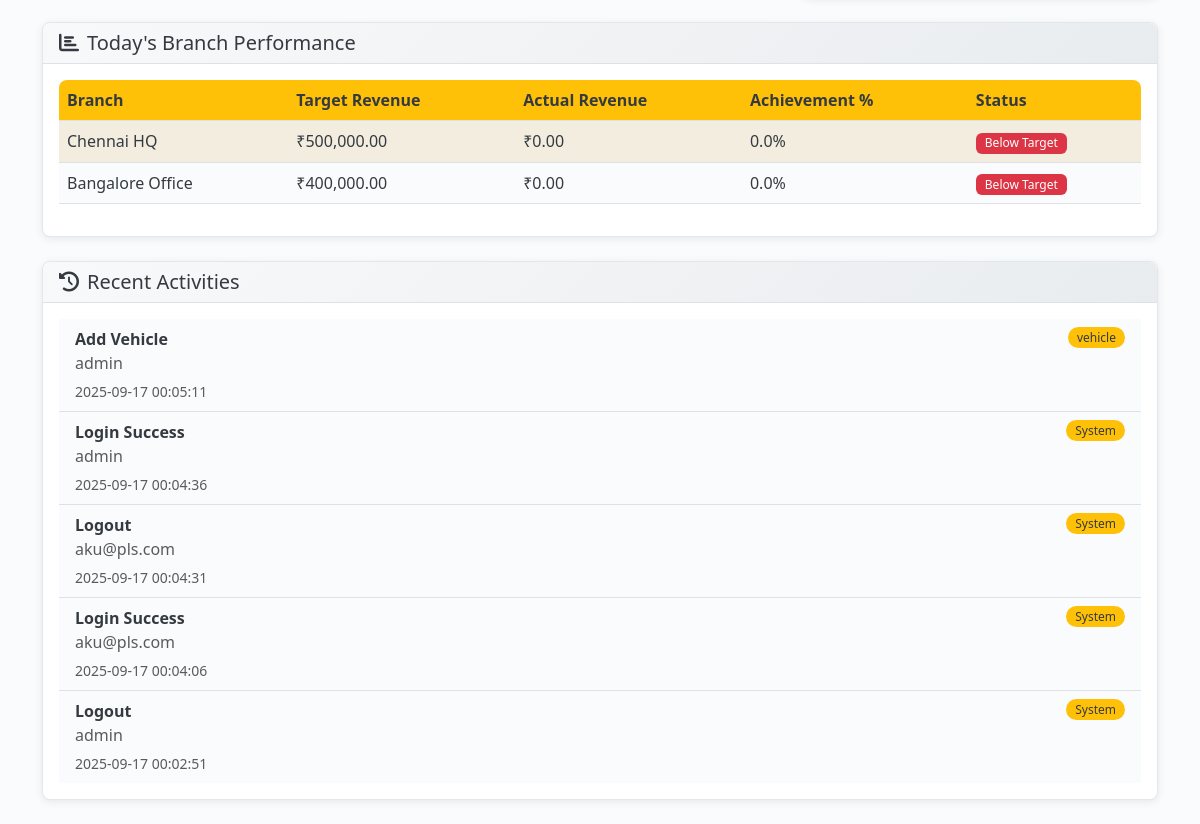
The app's page /admin/dashboard (signed in, lower part), older data.
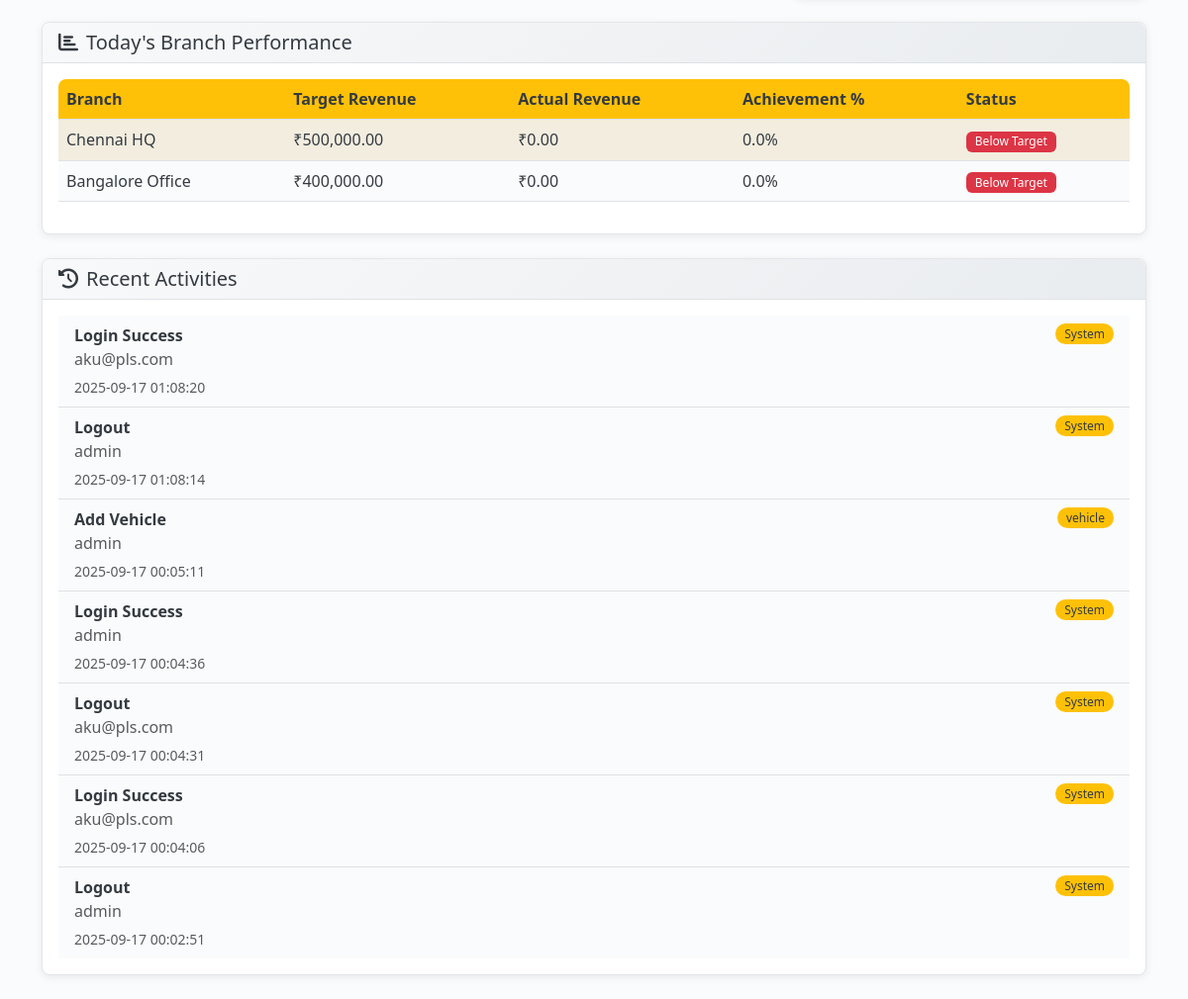
The same page, newer data.
### models.py (models this page shows, shortened)
class Branch(db.Model):
    __tablename__ = 'branches'
    id = db.Column(db.Integer, primary_key=True)
    uuid = db.Column(db.String(36), unique=True, nullable=False, default=lambda: str(uuid.uuid4()))
    name = db.Column(db.String(100), nullable=False, index=True)
    code = db.Column(db.String(20), nullable=False, unique=True)
    region_id = db.Column(db.Integer, db.ForeignKey('regions.id'), nullable=False)
    city = db.Column(db.String(50), nullable=False, index=True)
    address = db.Column(db.Text)
    pincode = db.Column(db.String(10))
    latitude = db.Column(db.Float)
    longitude = db.Column(db.Float)
    contact_phone = db.Column(db.String(20))
    contact_email = db.Column(db.String(120))
    manager_name = db.Column(db.String(100))
    target_revenue_monthly = db.Column(db.Float, default=0.0)
    target_trips_daily = db.Column(db.Integer, default=0)
    operational_hours_start = db.Column(db.Time)
    operational_hours_end = db.Column(db.Time)
    is_active = db.Column(db.Boolean, default=True, index=True)
    auto_assignment_enabled = db.Column(db.Boolean, default=True)
    created_at = db.Column(db.DateTime, default=get_ist_time_naive)
    updated_at = db.Column(db.DateTime, default=get_ist_time_naive, onupdate=get_ist_time_naive)
    drivers = db.relationship('Driver', backref='branch', lazy=True)
    vehicles = db.relationship('Vehicle', backref='branch', lazy=True)
    duties = db.relationship('Duty', backref='branch', lazy=True)
    duty_schemes = db.relationship('DutyScheme', backref='branch', lazy=True)
    @hybrid_property
    def target_revenue(self):
        return self.target_revenue_monthly

class AuditLog(db.Model):
    __tablename__ = 'audit_logs'
    id = db.Column(db.Integer, primary_key=True)
    user_id = db.Column(db.Integer, db.ForeignKey('users.id'), nullable=False, index=True)
    session_id = db.Column(db.String(100))
    action = db.Column(db.String(100), nullable=False, index=True)
    entity_type = db.Column(db.String(50), index=True)
    entity_id = db.Column(db.Integer)
    entity_uuid = db.Column(db.String(36))
    old_values = db.Column(db.Text)  # JSON
    new_values = db.Column(db.Text)  # JSON
    changed_fields = db.Column(db.Text)  # JSON array
    ip_address = db.Column(db.String(45))
    user_agent = db.Column(db.String(500))
    request_url = db.Column(db.String(500))
    request_method = db.Column(db.String(10))
    success = db.Column(db.Boolean, default=True)
    error_message = db.Column(db.Text)
    execution_time = db.Column(db.Float)  # milliseconds
    created_at = db.Column(db.DateTime, default=get_ist_time_naive, index=True)
    user = db.relationship('User', backref='audit_logs')
    __table_args__ = (
        Index('idx_audit_date_user', 'created_at', 'user_id'),
        Index('idx_audit_entity', 'entity_type', 'entity_id'),
    )

class User(UserMixin, db.Model):
    __tablename__ = 'users'
    id = db.Column(db.Integer, primary_key=True)
    uuid = db.Column(db.String(36), unique=True, nullable=False, default=lambda: str(uuid.uuid4()))
    username = db.Column(db.String(64), unique=True, nullable=False, index=True)
    email = db.Column(db.String(120), unique=True, nullable=False, index=True)
    password_hash = db.Column(db.String(256), nullable=False)
    role = db.Column(db.Enum(UserRole), nullable=False, default=UserRole.DRIVER, index=True)
    status = db.Column(db.Enum(UserStatus), nullable=False, default=UserStatus.ACTIVE, index=True)
    first_name = db.Column(db.String(50))
    last_name = db.Column(db.String(50))
    phone = db.Column(db.String(20), unique=True, index=True)
    whatsapp_number = db.Column(db.String(20), index=True)  # Dedicated WhatsApp number
    profile_picture = db.Column(db.String(255))
    last_login = db.Column(db.DateTime)
    login_count = db.Column(db.Integer, default=0)
    failed_login_attempts = db.Column(db.Integer, default=0)
    password_changed_at = db.Column(db.DateTime, default=get_ist_time_naive)
    two_factor_enabled = db.Column(db.Boolean, default=False)
    reset_token = db.Column(db.String(6))
    reset_token_expiry = db.Column(db.DateTime)
    created_at = db.Column(db.DateTime, default=get_ist_time_naive, nullable=False)
    updated_at = db.Column(db.DateTime, default=get_ist_time_naive, onupdate=get_ist_time_naive)
    created_by = db.Column(db.Integer, db.ForeignKey('users.id'))
    driver_profile = db.relationship('Driver', foreign_keys='Driver.user_id', backref='user', uselist=False, cascade='all, delete-orphan')
    managed_branches = db.relationship('Branch',
                                     secondary=manager_branches,
                                     primaryjoin='User.id == manager_branches.c.manager_id',
                                     secondaryjoin='Branch.id == manager_branches.c.branch_id',
                                     backref='managers')

### admin_routes.py (the view)
@admin_bp.route('/dashboard')
@login_required
@admin_required
def dashboard():
    from models import DriverStatus, VehicleStatus, DutyStatus
    total_drivers = Driver.query.filter_by(status=DriverStatus.ACTIVE).count()
    total_vehicles = Vehicle.query.filter_by(status=VehicleStatus.ACTIVE).count()
    total_branches = Branch.query.filter_by(is_active=True).count()
    today = datetime.now().date()
    active_duties = Duty.query.filter(
        and_(func.date(Duty.start_time) == today, Duty.status == DutyStatus.ACTIVE)
    ).count()
    pending_duties = Duty.query.filter_by(status=DutyStatus.PENDING_APPROVAL).count()
    revenue_stats = db.session.query(
        Branch.name,
        Branch.target_revenue,
        func.coalesce(func.sum(Duty.revenue), 0).label('actual_revenue')
    ).outerjoin(Duty, func.date(Duty.start_time) == today) \
     .filter(Branch.is_active == True) \
     .group_by(Branch.id, Branch.name, Branch.target_revenue) \
     .limit(20).all()
    recent_activities = AuditLog.query.options(
        db.joinedload(AuditLog.user)
    ).order_by(desc(AuditLog.created_at)).limit(10).all()
    return render_template('admin/dashboard.html',
                         total_drivers=total_drivers,
                         total_vehicles=total_vehicles,
                         total_branches=total_branches,
                         active_duties=active_duties,
                         pending_duties=pending_duties,
                         revenue_stats=revenue_stats,
                         recent_activities=recent_activities)

### admin_routes.py (called while the page is built)
def admin_required(f):
    @wraps(f)
    def decorated_function(*args, **kwargs):
        from models import UserRole
        if not current_user.is_authenticated or current_user.role != UserRole.ADMIN:
            flash('Admin access required.', 'error')
            return redirect(url_for('auth.login'))
        return f(*args, **kwargs)
    return decorated_function

### models.py (called while the page is built)
    @hybrid_property
    def start_time(self):
        return self.actual_start

    @hybrid_property
    def revenue(self):
        return self.gross_revenue

### templates/admin/dashboard.html (shortened to what this page needs)
{% extends "base.html" %}
{% block content %}
<div class="row mb-4">
    <div class="col-12">
        <div class="card">
            <div class="card-header">
                <h5 class="mb-0"><i class="fas fa-chart-bar me-2"></i>Today's Branch Performance</h5>
            </div>
            <div class="card-body">
                <div class="table-responsive">
                    <table class="table table-striped">
                        <thead>
                            <tr>
                                <th>Branch</th>
                                <th>Target Revenue</th>
                                <th>Actual Revenue</th>
                                <th>Achievement %</th>
                                <th>Status</th>
                            </tr>
                        </thead>
                        <tbody>
                            {% for stat in revenue_stats %}
                            {% set achievement = (stat.actual_revenue / stat.target_revenue * 100) if stat.target_revenue > 0 else 0 %}
                            <tr>
                                <td>{{ stat.name }}</td>
                                <td>₹{{ "{:,.2f}".format(stat.target_revenue) }}</td>
                                <td>₹{{ "{:,.2f}".format(stat.actual_revenue) }}</td>
                                <td>{{ "{:.1f}".format(achievement) }}%</td>
                                <td>
                                    {% if achievement >= 100 %}
                                        <span class="badge bg-success">Target Met</span>
                                    {% elif achievement >= 75 %}
                                        <span class="badge bg-warning">On Track</span>
                                    {% else %}
                                        <span class="badge bg-danger">Below Target</span>
                                    {% endif %}
                                </td>
                            </tr>
                            {% endfor %}
                        </tbody>
                    </table>
                </div>
            </div>
        </div>
    </div>
</div>
<div class="row">
    <div class="col-12">
        <div class="card">
            <div class="card-header">
                <h5 class="mb-0"><i class="fas fa-history me-2"></i>Recent Activities</h5>
            </div>
            <div class="card-body">
                {% if recent_activities %}
                <div class="list-group list-group-flush">
                    {% for activity in recent_activities %}
                    <div class="list-group-item d-flex justify-content-between align-items-start">
                        <div>
                            <div class="fw-bold">{{ activity.action.replace('_', ' ').title() }}</div>
                            <p class="mb-1 text-muted">{{ activity.user.username }}</p>
                            <small class="text-muted">{{ activity.created_at.strftime('%Y-%m-%d %H:%M:%S') }}</small>
                        </div>
                        <span class="badge bg-primary rounded-pill">
                            {{ activity.entity_type or 'System' }}
                        </span>
                    </div>
                    {% endfor %}
                </div>
                {% else %}
                <p class="text-muted mb-0">No recent activities</p>
                {% endif %}
            </div>
        </div>
    </div>
</div>
{% endblock %}

Row changes from the older to the newer data that the page shows:
added AuditLog: action.replace "Login Success", user.username "aku@pls.com", created_at "2025-09-17 01:08:20", entity_type "System"
added AuditLog: action.replace "Logout", user.username "admin", created_at "2025-09-17 01:08:14", entity_type "System"
